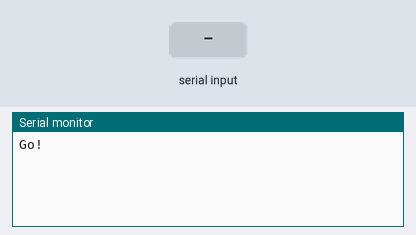
Bench run of a sketch on a simulated Arduino Uno, built with avr-gcc and run on an emulated ATmega328P. Parts: the last lines printed to the serial monitor. The test bench sets the inputs (shaded band).

Above: at 1.2 s.
1.3 s: "1" received over the second serial link
At 2.5 s:
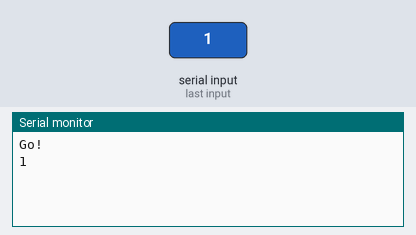
2.8 s: "0" received over the second serial link
At 3.7 s:
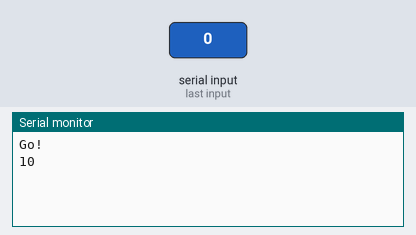

The sketch:

hc05.ino
```cpp
#include <SoftwareSerial.h>

#define TX_PIN      2
#define RX_PIN      3

SoftwareSerial bluetooth(RX_PIN, TX_PIN);

void setup() {

  Serial.begin(38400);
  while (!Serial) {}

  bluetooth.begin(38400);
  while (!bluetooth) {}

  Serial.println("Go!");
}

void loop() {
  if (bluetooth.available()) {
    Serial.write(bluetooth.read());
  }
  if (Serial.available()) {
    bluetooth.write(Serial.read());
  }
}
```

Measured:
- after the input at 1.3 s, the serial monitor: prints a new line at once (image 1)
- after the input at 2.8 s, the serial monitor: prints a new line at once (image 2)
